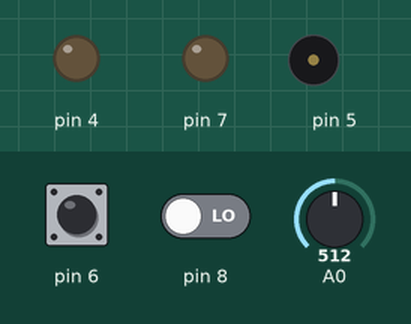
The sketch below on a simulated Arduino Uno, built with avr-gcc and run on an emulated ATmega328P. On the bench: output pins drawn as LEDs (lit = HIGH), buzzer (waves = sounding). The inputs (shaded band) are chosen by the test bench; at power-on: A0 = 512, pin 6 HIGH, pin 8 LOW.

Above: at 1.2 s.
1.3 s: A0 set to 962
2.8 s: A0 set to 992
At 3.05 s:
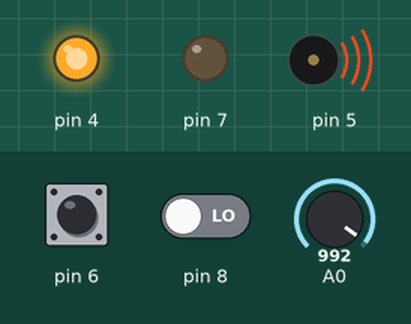
Timing chart, 0 to 11.8 s (numbered marks = the images above; inputs shaded):
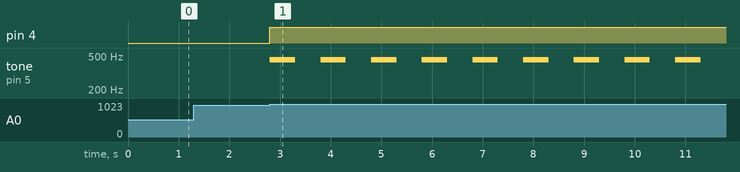

Measured:
- the behaviour switches between 975 and 976 on A0 (found by bisection; images 0 and 1)
- after the input at 1.3 s, every drawn part: stays the same
- after the input at 2.8 s, pin 4: LOW → HIGH at once; tone on pin 5: alternates 450 Hz for 0.50 s and silent for 0.50 s, starting at once

The sketch:

arduino_3.ino
```cpp
int i;
void setup() {
  // put your setup code here, to run once:
  pinMode(A0,INPUT);
  pinMode(4,OUTPUT);
  pinMode(8,INPUT);
  pinMode(6,INPUT);
  pinMode(7,OUTPUT);
  Serial.begin(9600);
}
int a;
void loop() {
  // put your main code here, to run repeatedly:
  a=analogRead(A0);
  if(a>975&&digitalRead(8)==LOW){
    digitalWrite(4,HIGH);
    for(i=0;i<10;i++){
      tone(5,450,500);
      delay(1000);
    }
    Serial.println("large");
  }
  else{
    digitalWrite(4,LOW);
  }

  if(digitalRead(6)==LOW){
    digitalWrite(7,HIGH);
  }
  else{
    digitalWrite(7,LOW);
  }

}
```
